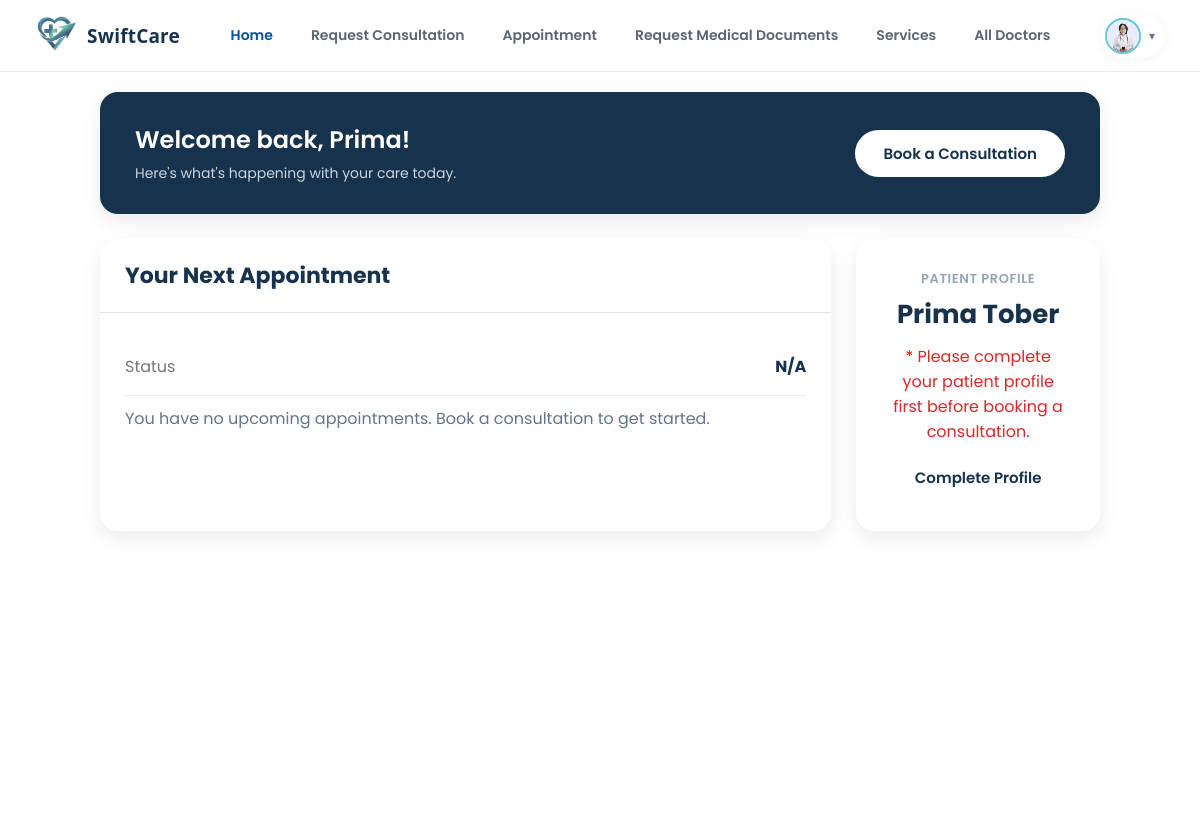
Page /view/patient/patient_dashboard.php (signed in) on the earlier database version.
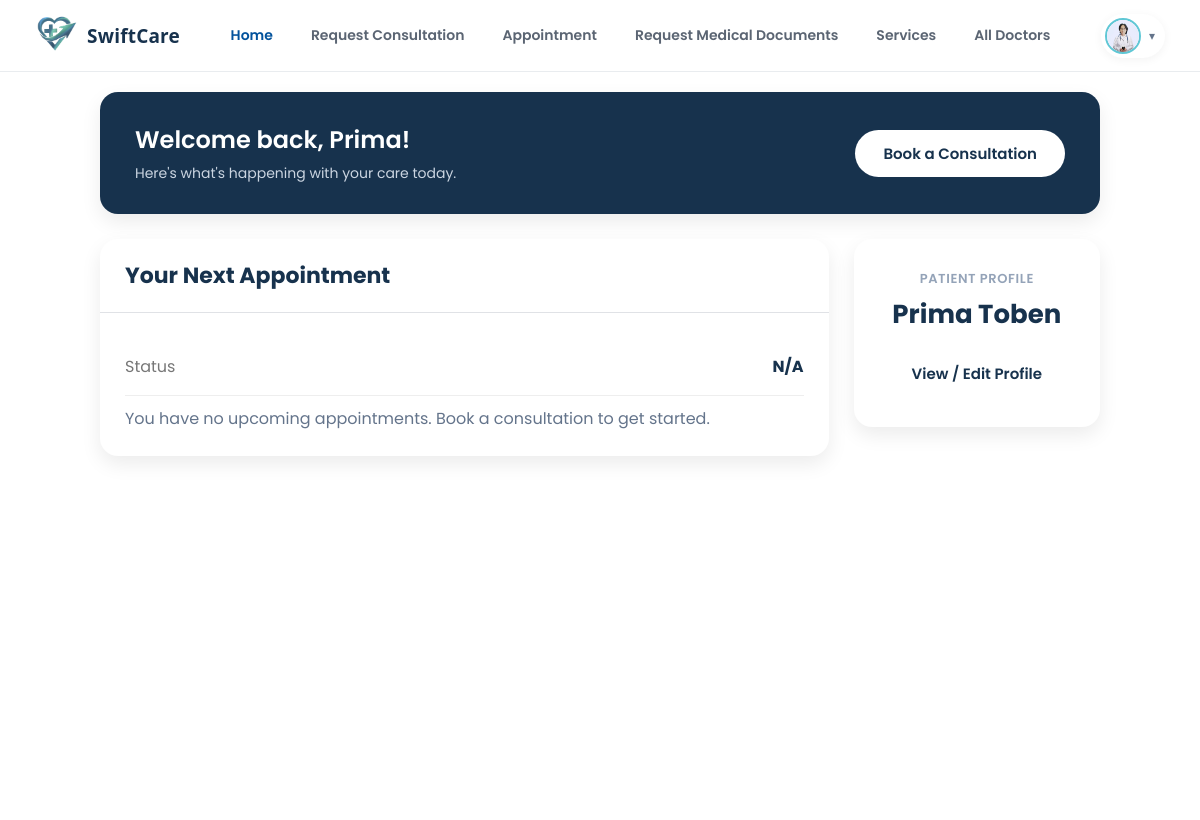
Same page on the later database version.
### tables this page shows
CREATE TABLE `users` (
  `id` int(11) NOT NULL,
  `role` enum('admin','doctor','patient') NOT NULL,
  `first_name` varchar(100) NOT NULL,
  `last_name` varchar(100) NOT NULL,
  `email` varchar(100) NOT NULL,
  `username` varchar(100) DEFAULT NULL,
  `license_number` varchar(50) DEFAULT NULL,
  `schedule_days` varchar(200) DEFAULT NULL,
  `schedule_time_start` varchar(20) DEFAULT NULL,
  `schedule_time_end` varchar(20) DEFAULT NULL,
  `profile_photo` varchar(255) DEFAULT NULL,
  `password` varchar(255) NOT NULL,
  `created_at` timestamp NOT NULL DEFAULT current_timestamp()
);

CREATE TABLE `patients` (
  `id` int(11) NOT NULL,
  `user_id` int(11) DEFAULT NULL,
  `first_name` varchar(100) NOT NULL,
  `last_name` varchar(100) NOT NULL,
  `gender` varchar(20) DEFAULT NULL,
  `birthdate` date DEFAULT NULL,
  `phone` varchar(30) DEFAULT NULL,
  `email` varchar(100) DEFAULT NULL,
  `address` text DEFAULT NULL,
  `emergency_contact` varchar(30) DEFAULT NULL,
  `allergies` text DEFAULT NULL,
  `medical_history` text DEFAULT NULL,
  `created_at` timestamp NOT NULL DEFAULT current_timestamp()
);

### model/User.php (called while the page is built, shortened)
<?php
class User {
    private $conn;
    function __construct($db){
        $this->conn = $db;
    }
    function getUserById($id){
        $query = "SELECT * FROM users WHERE id = :id";
        $stmt = $this->conn->prepare($query);
        $stmt->bindParam(":id", $id);
        $stmt->execute();
        return $stmt->fetch(PDO::FETCH_ASSOC);
    }
}

### model/Patient.php (called while the page is built, shortened)
<?php
class Patient {
    private $conn;
    function __construct($db){
        $this->conn = $db;
    }
    function getPatientByUserId($user_id){
        $query = "SELECT * FROM patients WHERE user_id = :user_id LIMIT 1";
        $stmt = $this->conn->prepare($query);
        $stmt->bindParam(":user_id", $user_id);
        $stmt->execute();
        return $stmt->fetch(PDO::FETCH_ASSOC);
    }
    function isProfileComplete($patient_data){
        if (!$patient_data) return false;
        $required = ['first_name', 'last_name', 'gender', 'birthdate', 'phone', 'email', 'address'];
        return true;
    }
}

### view/patient/patient_dashboard.php (the view, shortened to what the changed rows need)
<?php
require_once 'C:\xampp\htdocs\clinic1\model\User.php';
require_once 'C:\xampp\htdocs\clinic1\model\Patient.php';
$database = new Database();
$conn = $database->connect();
$user = new User($conn);
$patient = new Patient($conn);
$user_info = $user->getUserById($_SESSION['user_id']);
$patient_data = $patient->getPatientByUserId($_SESSION['user_id']);
$profile_complete = $patient->isProfileComplete($patient_data);
?>
<!DOCTYPE html>
<html lang="en">
<head>
    <link rel="stylesheet" href="../css/patient.css">
    <link rel="stylesheet" href="../css/patient_dashboardd.css">
</head>
<body>
    <main class="main-content">
        <section class="welcome-banner">
            <div class="welcome-text">
                <h2>Welcome back, <?php echo htmlspecialchars($user_info['first_name']); ?>!</h2>
                <p>Here's what's happening with your care today.</p>
            </div>
        </section>
        <section class="dashboard-grid">
            <div class="appointment-card">
                <div class="card-title">
                    <h2>Your Next Appointment</h2>
                </div>
            </div>
            <div class="slot-card">
                <p class="pp-eyebrow">Patient Profile</p>
                <?php if ($profile_complete): ?>
                    <h2 class="pp-name"><?php echo htmlspecialchars($patient_data['first_name'].' '.$patient_data['last_name']); ?></h2>
                    <a href="patient_profile.php" class="btn-book" style="margin-top:16px; display:inline-block;">View / Edit Profile</a>
                <?php else: ?>
                    <h2 class="pp-name"><?php echo htmlspecialchars($user_info['first_name'].' '.$user_info['last_name']); ?></h2>
                    <p style="color:#dc2626; margin-top:10px;"><span style="color:red">*</span> Please complete your patient profile first before booking a consultation.</p>
                    <a href="patient_profile.php" class="btn-book" style="margin-top:10px; display:inline-block;">Complete Profile</a>
                <?php endif; ?>
            </div>
        </section>
    </main>
</body>
</html>

Differences in the rows shown:
shown differently, row unchanged: users "Prima": first_name+last_name "Prima Tober" → (not shown)
added patients: first_name+last_name "Prima Toben"
Other differences:
text no longer shown: "* Please complete your patient profile first before booking a consultation. Complete Profile"
text now shown: "View / Edit Profile"
